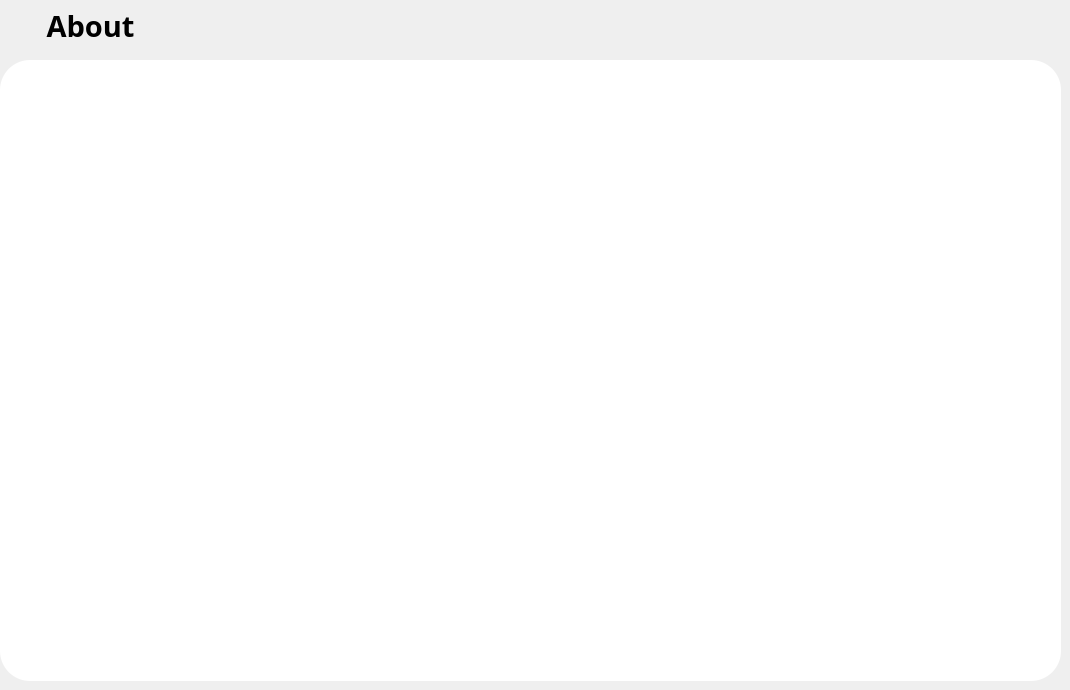
      <widget class="QWidget" name="info">
       <widget class="QFrame" name="frame_5">
        <property name="geometry">
         <rect>
          <x>0</x>
          <y>60</y>
          <width>1061</width>
          <height>621</height>
         </rect>
        </property>
        <property name="styleSheet">
         <string notr="true">background-color: rgb(255, 255, 255);
border-radius: 30px;</string>
        </property>
        <property name="frameShape">
         <enum>QFrame::StyledPanel</enum>
        </property>
        <property name="frameShadow">
         <enum>QFrame::Raised</enum>
        </property>
        <widget class="QLabel" name="label_12">
         <property name="geometry">
          <rect>
           <x>50</x>
           <y>10</y>
           <width>961</width>
           <height>571</height>
          </rect>
         </property>
         <property name="text">
          <string/>
         </property>
         <property name="pixmap">
          <pixmap resource="img.qrc">:/img/img/about.png</pixmap>
         </property>
        </widget>
       </widget>
       <widget class="QLabel" name="label_5">
        <property name="geometry">
         <rect>
          <x>10</x>
          <y>0</y>
          <width>161</width>
          <height>51</height>
         </rect>
        </property>
        <property name="font">
         <font>
          <family>Poppins SemiBold</family>
          <pointsize>22</pointsize>
          <bold>true</bold>
         </font>
        </property>
        <property name="layoutDirection">
         <enum>Qt::LeftToRight</enum>
        </property>
        <property name="frameShadow">
         <enum>QFrame::Plain</enum>
        </property>
        <property name="text">
         <string>About</string>
        </property>
        <property name="alignment">
         <set>Qt::AlignCenter</set>
        </property>
       </widget>
      </widget>
